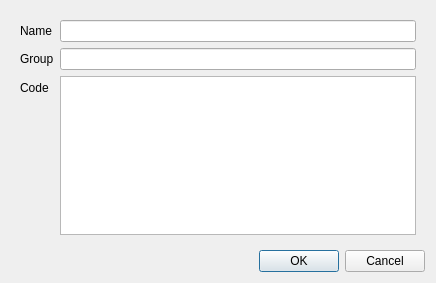
<?xml version="1.0" encoding="UTF-8"?>
<ui version="4.0">
 <class>QuickActionEditor</class>
 <widget class="QDialog" name="QuickActionEditor">
  <property name="geometry">
   <rect>
    <x>0</x>
    <y>0</y>
    <width>436</width>
    <height>283</height>
   </rect>
  </property>
  <property name="windowTitle">
   <string>Action editor</string>
  </property>
  <property name="modal">
   <bool>true</bool>
  </property>
  <layout class="QVBoxLayout" name="verticalLayout">
   <item>
    <widget class="QWidget" name="widget" native="true">
     <layout class="QFormLayout" name="formLayout">
      <item row="0" column="0">
       <widget class="QLabel" name="label">
        <property name="text">
         <string>Name</string>
        </property>
       </widget>
      </item>
      <item row="0" column="1">
       <widget class="QLineEdit" name="NameLineEdit"/>
      </item>
      <item row="1" column="0">
       <widget class="QLabel" name="label_2">
        <property name="text">
         <string>Group</string>
        </property>
       </widget>
      </item>
      <item row="1" column="1">
       <widget class="QLineEdit" name="GroupLineEdit"/>
      </item>
      <item row="2" column="0">
       <widget class="QLabel" name="label_3">
        <property name="text">
         <string>Code</string>
        </property>
       </widget>
      </item>
      <item row="2" column="1">
       <widget class="QPlainTextEdit" name="CodeTextEdit">
        <property name="lineWrapMode">
         <enum>QPlainTextEdit::NoWrap</enum>
        </property>
       </widget>
      </item>
     </layout>
    </widget>
   </item>
   <item>
    <widget class="QDialogButtonBox" name="buttonBox">
     <property name="orientation">
      <enum>Qt::Horizontal</enum>
     </property>
     <property name="standardButtons">
      <set>QDialogButtonBox::Cancel|QDialogButtonBox::Ok</set>
     </property>
    </widget>
   </item>
  </layout>
 </widget>
 <resources/>
 <connections/>
</ui>
